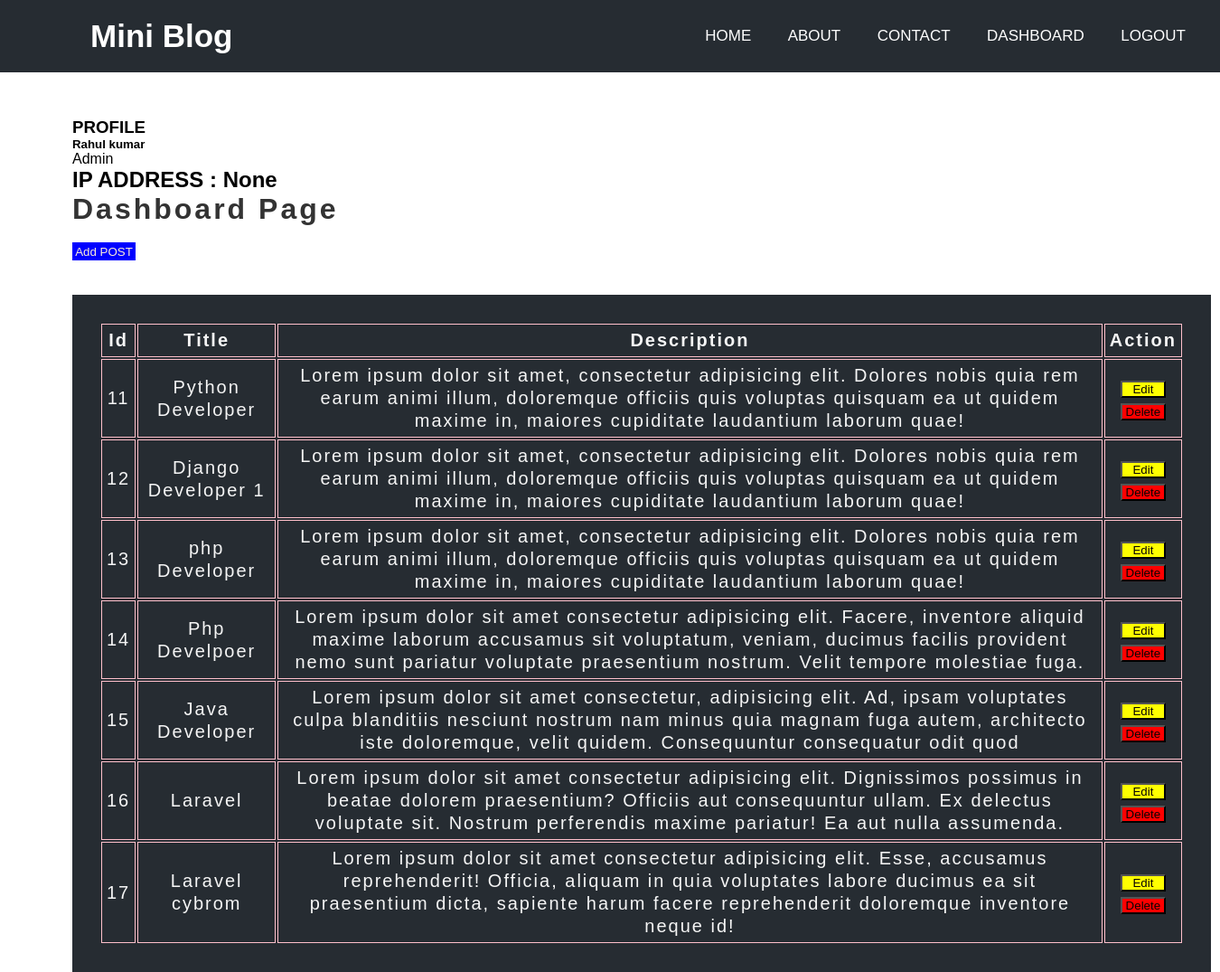
Page /dashboard/ (signed in) on the earlier database version.
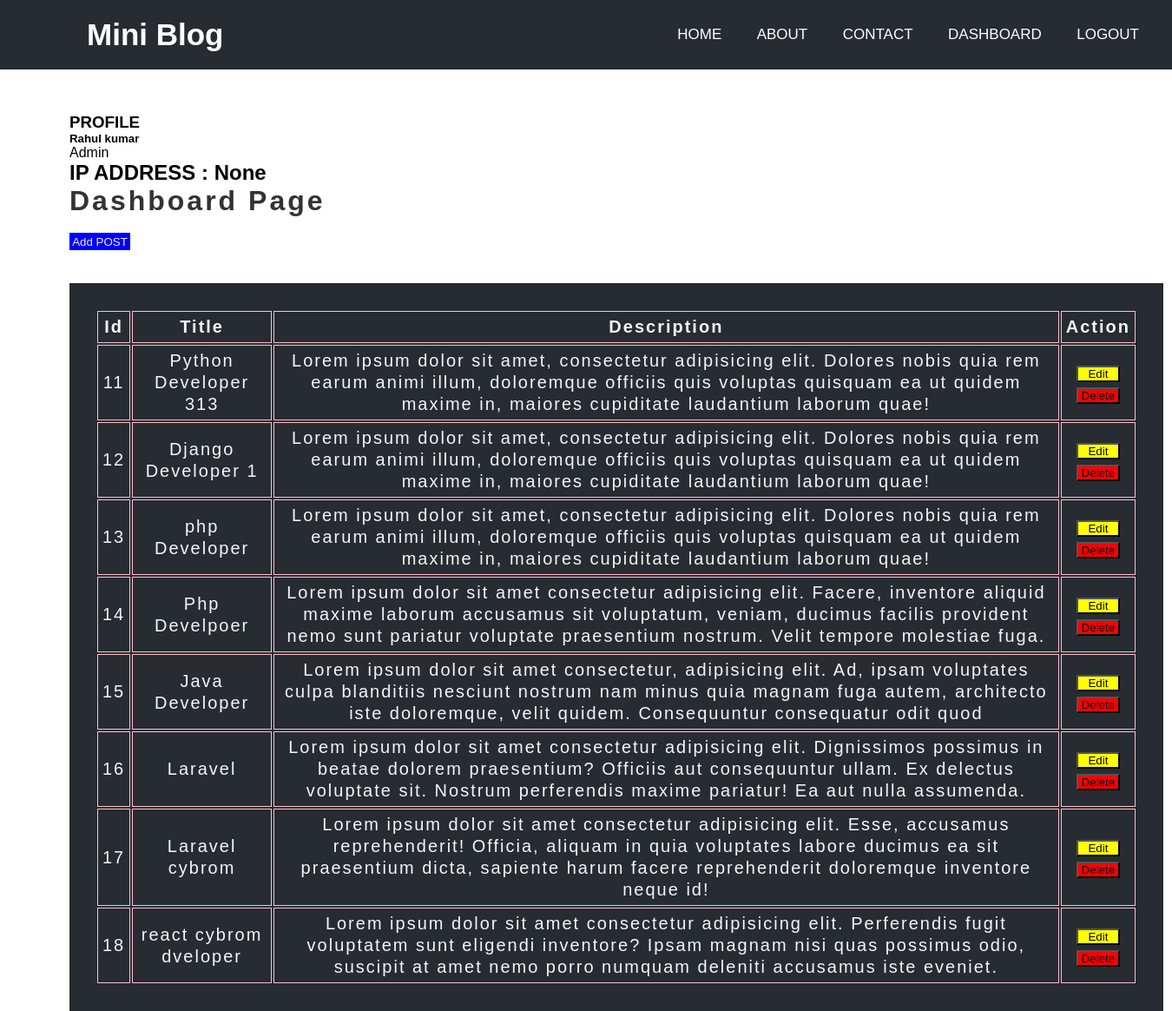
Same page on the later database version.
### app/models.py (models this page shows)
class Post(models.Model):
    title=models.CharField(max_length=150)
    disc=models.TextField()

### app/views.py (the view)
# urls.py: path('dashboard/',views.Dashboard,name="dashboard"),
def Dashboard(request):
    if request.user.is_authenticated:
     posts=Post.objects.all()
     user=request.user
     full_name = user.get_full_name()
     gps=user.groups.all()
     ip=request.session.get('ip',0)
     return render(request,'dashboard.html',{'posts':posts,'full_name':full_name,'groups':gps,
                                             'ip':ip,})
    else:
       return HttpResponseRedirect('/login/')

### app/templates/dashboard.html (shortened to what this page needs)
{% extends 'base.html' %}
{% load static %}
{% block content %}
<!DOCTYPE html>
<html lang="en">
<head>
</head>
<body>
    <div class="homContainer">
        <div>
            {% block side %}
                <h3>PROFILE</h3>
                <h5>{{full_name}}</h5>
                {% for group in groups %}
                 <p>{{group.name}}</p>
                {% endfor %}
                <h2>IP ADDRESS : {{ip}}</h2>
            {% endblock side %}
        </div>
        <div class="h1">
            <h1>Dashboard Page</h1> <br>
            <a href="{% url 'addpost' %}"><Button style="width: 70px; background-color: blue; color: antiquewhite; border: none; height: 20px;" >Add POST</Button></a> <br>
            <br>
        </div>
        <div class="hom2">
            {% if posts %}
            <table>
                <tr>
                    <th>Id</th>
                    <th>Title</th>
                    <th>Description</th>
                    <th>Action</th>
                </tr>
                {% for post in posts %}
                <tr>
                    <td>{{post.id}}</td>
                    <td>{{post.title}}</td>
                    <td>{{post.disc}}</td>
                    <td>
                        <a href="{% url 'update' post.id %}"><button style="width: 50px; color: rgb(10, 4, 4);
                        background-color: yellow;">Edit</button></a>
                       {% if perms.app.delete_Post %}
                       <form action="{% url 'delete' post.id %}" method="POST">
                        <input type="submit" value="Delete" style="width: 50px; color: rgb(10, 4, 4);
                        background-color: rgb(255, 0, 0);">
                       </form>
                       {% endif %}
                    </td>
                </tr>
                {% endfor %}
            </table>
            {% else %}
            <h3> NO DATA </h3>
            {% endif %}
        </div>
    </div>
</body>
</html>
{% endblock content %}

### app/templates/base.html (shortened to what this page needs)
<!DOCTYPE html>
{% load static %}
<html lang="en">
<head>
    <link rel="stylesheet" href="{% static 'CSS/style.css' %}">
</head>
<body>
    <div>
        {% include 'navbar.html' %}
    </div>
    <div>
        {% block content %}
        {% endblock content %}
    </div>
</body>
</html>

### app/templates/navbar.html (shortened to what this page needs)
<!DOCTYPE html>
<html lang="en" dir="ltr">
  <head>
  </head>
  <body>
    <nav>
      <label class="logo">Mini Blog</label>
      <ul>
        <li><a class="active" href="/" >Home</a></li>
        <li><a href="{% url 'about'%}" >About</a></li>
        <li><a href="{% url 'contact'%}" >Contact</a></li>
        {% if request.user.is_authenticated %}
        <li><a href="{% url 'dashboard'%}" >Dashboard</a></li>
        <li><a href="{% url 'logout'%}" >Logout</a></li>
        {% else %}
        <li><a href="{% url 'signup'%}" >Signup</a></li>
        <li><a href="{% url 'login'%}" >Login</a></li>
        {% endif %}
      </ul>
    </nav>
  </body>
</html>

### app/static/CSS/style.css (style rules this page uses)
* { padding: 0; margin: 0; text-decoration: none; list-style: none; box-sizing: border-box; }
body { font-family: "Montserrat", sans-serif; }
nav { background: #262c32; height: 80px; width: 100%; }
.h1 { color: #333; letter-spacing: 3px; }
label.logo { color: white; font-size: 35px; line-height: 80px; padding: 0 100px; font-weight: bold; }
nav ul { float: right; margin-right: 20px; }
nav ul li { display: inline-block; line-height: 80px; margin: 0 5px; }
nav ul li a { color: white; font-size: 17px; padding: 7px 13px; border-radius: 3px; text-transform: uppercase; }
.homContainer { margin: auto; margin-top: 50px; margin-left: 80px; }
.hom2 { margin-top: 20px; background-color: #97b3ce; width:fit-content; padding: 30px; margin-right: 100px; line-height: 25px; background-color: #262c32; color: whitesmoke; box-sizing: border-box; letter-spacing: 2px; font-size: 20px; }

### app/templates/dashboard.html (style rules this page uses)
table { text-align: center; height: 300px; width: 1200px; text-align: justify; }
tr,td,th { border: 1px solid pink; text-align: center; padding: 5px; }

Differences in the rows shown:
changed Post id 11: title "Python Developer" → "Python Developer 313"
added Post: id "18", title "react cybrom dveloper", disc "Lorem ipsum dolor sit amet consectetur adipisicing elit. Perferendis fugit voluptatem sunt eligendi inventore? Ipsam magnam nisi quas possimus odio, suscipit at amet nemo porro numquam deleniti accusamus iste eveniet."
